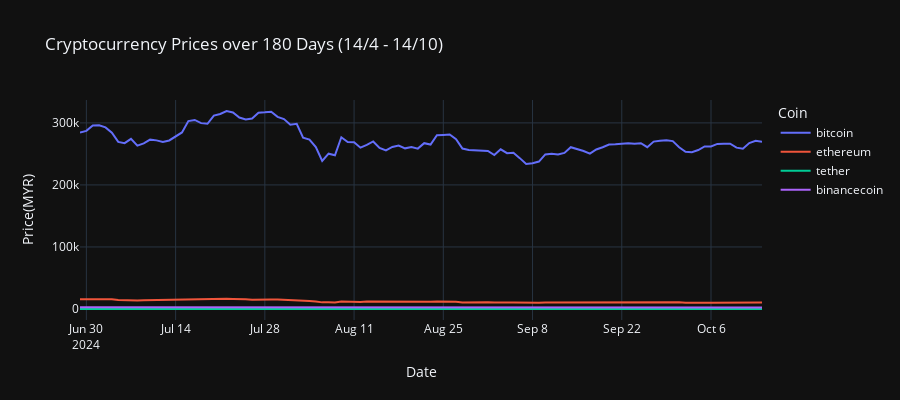

Notebook code cell kept with this figure:
### Markdown cell above
**Visualize crypo price for the past 180 days**

### Code cell
import plotly.express as px

melted_coin_data = pivoted_coin.melt(id_vars='Timestamp', value_vars=coins, var_name='Coin', value_name='Price')

fig = px.line(
    melted_coin_data, x='Timestamp', y='Price', color='Coin',
    title='Cryptocurrency Prices over 180 Days (14/4 - 14/10)',
    labels={'Price': 'Price(MYR)', 'Timestamp': 'Date'},
    template='plotly_dark',
    width=900, height=400
)

fig.show()

fig.write_html('../static/HTML/crypto_price_trend.html')
